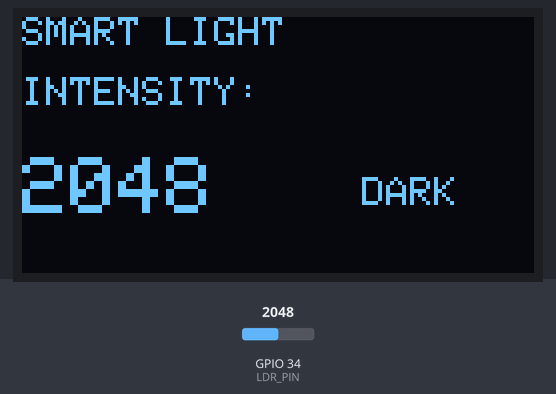
Recording of a sketch running on a simulated ESP32. Shown: 128×64 one-colour display. The test bench sets the inputs (shaded band); at power-on: GPIO 34 (LDR_PIN) = 2048. What the sketch prints to the serial monitor is not drawn.

Above: at 3.2 s.
3.3 s: GPIO 34 (LDR_PIN) set to 1926
At 4.8 s:
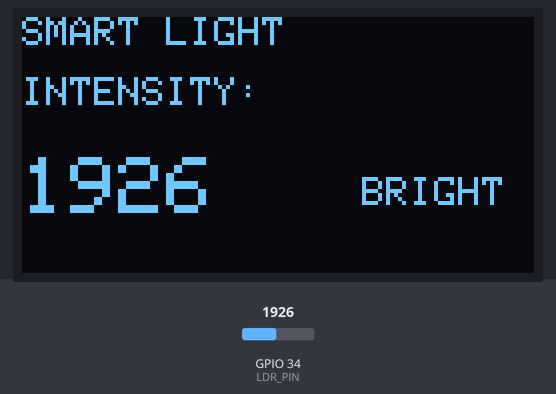
5.1 s: GPIO 34 (LDR_PIN) set to 2040
At 6.4 s:
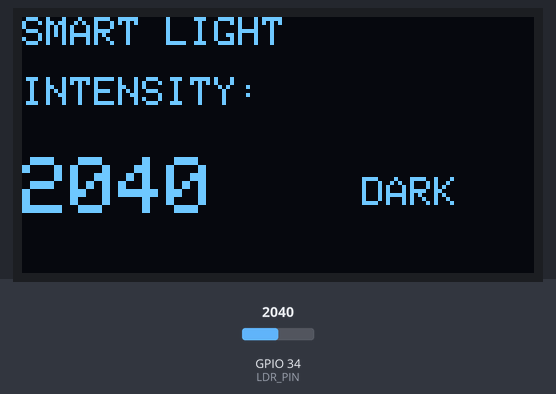
6.7 s: GPIO 34 (LDR_PIN) set to 2047
At 8.1 s:
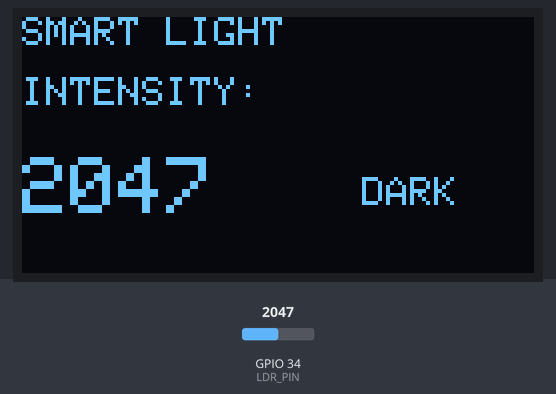
Timing chart, 0 to 9.7 s (numbered marks = the images above; inputs shaded):
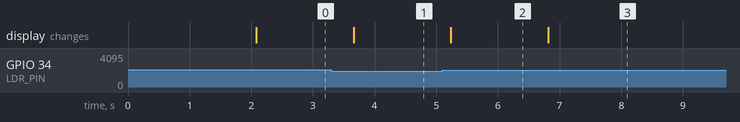

The sketch:

Smart_light_intensity_monitor.ino
```cpp
#include <Wire.h>
#include <Adafruit_GFX.h>
#include <Adafruit_SSD1306.h>

#define SCREEN_WIDTH 128
#define SCREEN_HEIGHT 64

Adafruit_SSD1306 display(SCREEN_WIDTH, SCREEN_HEIGHT, &Wire, -1);

// LDR PIN
#define LDR_PIN 34

int lightValue = 0;

void setup()
{
  Serial.begin(115200);

  // I2C PINS
  Wire.begin(21, 22);

  // OLED START
  if(!display.begin(SSD1306_SWITCHCAPVCC, 0x3C))
  {
    Serial.println("OLED FAILED");
    while(true);
  }

  display.clearDisplay();
  display.setTextColor(WHITE);

  display.setTextSize(2);
  display.setCursor(10,20);
  display.println("START");
  display.display();

  delay(2000);
}

void loop()
{
  // READ LDR
  lightValue = analogRead(LDR_PIN);

  Serial.println(lightValue);

  // OLED DISPLAY
  display.clearDisplay();

  display.setTextSize(1);
  display.setCursor(0,0);
  display.println("SMART LIGHT");

  display.setCursor(0,15);
  display.println("INTENSITY:");

  display.setTextSize(2);
  display.setCursor(0,35);
  display.print(lightValue);

  // LIGHT STATUS
  display.setTextSize(1);
  display.setCursor(85,40);

  if(lightValue > 2000)
  {
    display.println("DARK");
  }
  else
  {
    display.println("BRIGHT");
  }

  display.display();

  delay(500);
}
```

Measured:
- the behaviour switches between 2001 and 2000 on GPIO 34 (LDR_PIN) (found by bisection; images 0 and 1)
- after the input at 3.3 s, the display: changes after 0.36 s (image 1)
- after the input at 5.1 s, the display: changes after 0.14 s (image 2)
- after the input at 6.7 s, the display: changes after 0.11 s (image 3)
